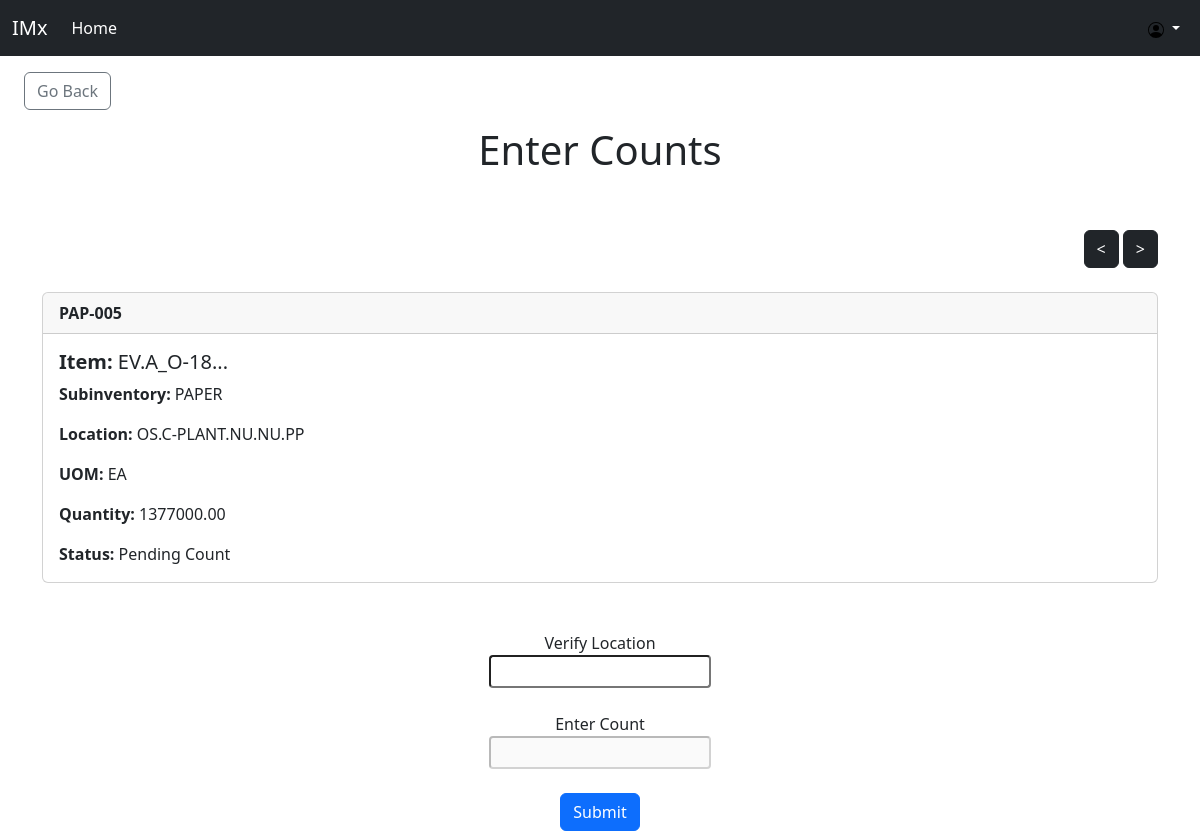
Page /IMx/counting/count_detail/5/ (signed in) on the committed database.
### IMx/models.py (models this page shows, shortened)
class Count(models.Model):
    PENDING_COUNT = 'Pending Count'
    PENDING_REVIEW = 'Pending Review'
    COMPLETED = 'Completed'
    STATUS_CHOICES = [
        (PENDING_COUNT, 'Pending Count'),
        (PENDING_REVIEW, 'Pending Review'),
        (COMPLETED, 'Completed'),
    ]
    name = models.CharField(max_length=50)
    tag = models.CharField(max_length=50)
    subinv = models.CharField(max_length=50)
    location = models.CharField(max_length=50)
    uom = models.CharField(max_length=20)
    quantity = models.DecimalField(max_digits=10, decimal_places=2)
    status = models.CharField(max_length=15, choices=STATUS_CHOICES, default="Pending Count")
    first_count = models.DecimalField(max_digits=30, decimal_places=2, null=True, blank=True)
    second_count = models.DecimalField(max_digits=30, decimal_places=2, null=True, blank=True)
    third_count = models.DecimalField(max_digits=30, decimal_places=2, null=True, blank=True)
    fourth_count = models.DecimalField(max_digits=30, decimal_places=2, null=True, blank=True)
    fifth_count = models.DecimalField(max_digits=30, decimal_places=2, null=True, blank=True)
    created_time = models.DateTimeField(auto_now_add=True)
    created_by = models.ForeignKey(User, on_delete=models.CASCADE)
    modified_by = models.ForeignKey(User, on_delete=models.SET_NULL, null=True, blank=True, related_name='counts_modified')
    last_modified = models.DateTimeField(auto_now=True)
    assigned_to = models.ForeignKey(User, on_delete=models.SET_NULL, null=True, blank=True, related_name='assigned_counts')
    locked = models.BooleanField(default=False)
    history = HistoricalRecords()

### IMx/views.py (the view, shortened to what this page needs)
# urls.py: path('counting/count_detail/<int:pk>/', views.count_detail, name='count_detail'),
def count_detail(request, pk):
    if not check_permission(request.user, ['IC Counter', 'IC Clerk', 'IC Manager']):
        messages.error(request, "You do not have permission to access this page.")
        return render(request, 'imx_counting.html')
    try:
        count = Count.objects.get(pk=pk, status='Pending Count')
    except Count.DoesNotExist:
        return JsonResponse({'count_found': False})
    group_key = count.tag.split("-")[0]
    counts_in_group = Count.objects.filter(tag__startswith=group_key, status='Pending Count')
    count_entry_form = CountEntryForm(request.POST or None)
    previous_count = counts_in_group.filter(pk__lt=pk).order_by('-pk').first()
    next_count = counts_in_group.filter(pk__gt=pk).order_by('pk').first()
    return render(request, 'imx_count_entry.html', {'count': count, 'previous_count': previous_count, 'next_count': next_count, 'count_entry_form': count_entry_form})

### IMx/forms.py
class CountEntryForm(forms.Form):
    location = forms.CharField(required=True, widget=forms.widgets.TextInput(attrs={"placeholder": "", "class":"form-control-sm"}), label="")
    value = forms.DecimalField(required=True, widget=forms.widgets.TextInput(attrs={"placeholder": "", "class":"form-control-sm"}), label="")

### IMx/views.py (called while the page is built)
def check_permission(user, group_names):
    return user.is_authenticated and user.groups.filter(Q(name__in=group_names)).exists()

### IMx/templates/imx_count_entry.html (shortened to what this page needs)
{% extends 'imx_base.html' %}
{% block content %}
{% load static %}
<a href="{% url 'view_counting' %}" class="btn btn-outline-secondary my-3 mx-4" >Go Back</a>
<div class="text-center">
  <h1>
      Enter Counts
  </h1>
</div>
<br/><br/>
<div class="container">
<div class="d-flex justify-content-between">
  <div>
    <a href="{% if previous_count %}{% url 'count_detail' pk=previous_count.pk %}{% endif %}" class="btn btn-dark{% if not previous_count %} disabled{% endif %}">&lt;</a>
    <a href="{% if next_count %}{% url 'count_detail' pk=next_count.pk %}{% endif %}" class="btn btn-dark{% if not next_count %} disabled{% endif %}">&gt;</a>
</div>
</div>
<br/>
<div class="card">
    <div class="card-header">
      <strong>{{ count.tag }}</strong>
    </div>
    <div class="card-body">
      <h5 class="card-title"><b> Item: </b>{{ count.name }}<br/></h5>
      <p class="card-text"><b> Subinventory: </b>{{ count.subinv }}<br/></p>
      <p class="card-text"><b> Location: </b>{{ count.location }}<br/></p>
      <p class="card-text"><b> UOM: </b>{{ count.uom }}<br/></p>
      <p class="card-text"><b> Quantity: </b>{{ count.quantity }}<br/></p>
      <p class="card-text"><b> Status: </b>{{ count.status }}<br/></p>
    </div>
  </div>
<br/><br/>
  <form id="count_entry_form" method="post" action="" class="text-center">
    <div>
      Verify Location
    </div>
    <div class="form-group">
        {{ count_entry_form.location }}
    </div>
    <br/>
    <div>
      Enter Count
    </div>
    <div class="form-group">
        {{ count_entry_form.value }}
    </div>
    <br/>
    <button type="submit" class="btn btn-primary">Submit</button>
</form>
</div>
{% endblock %}

### rows in the picture
Count: tag "PAP-005", name "EV.A_O-18...", subinv "PAPER", location "OS.C-PLANT.NU.NU.PP", uom "EA", quantity "1377000.00", status "Pending Count"
